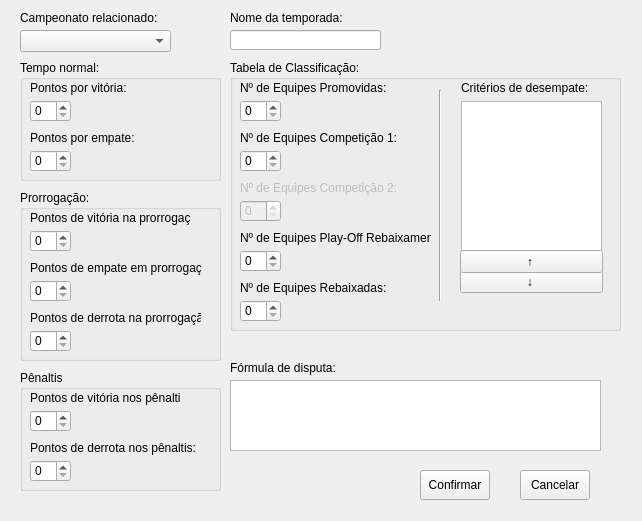
<?xml version="1.0" encoding="UTF-8"?>
<ui version="4.0">
 <class>cadastroTemporada</class>
 <widget class="QWidget" name="cadastroTemporada">
  <property name="geometry">
   <rect>
    <x>0</x>
    <y>0</y>
    <width>642</width>
    <height>521</height>
   </rect>
  </property>
  <property name="windowTitle">
   <string>Cadastro de Temporada</string>
  </property>
  <widget class="QComboBox" name="campeonatoRelacionado">
   <property name="geometry">
    <rect>
     <x>20</x>
     <y>30</y>
     <width>151</width>
     <height>22</height>
    </rect>
   </property>
  </widget>
  <widget class="QLabel" name="label">
   <property name="geometry">
    <rect>
     <x>20</x>
     <y>10</y>
     <width>151</width>
     <height>16</height>
    </rect>
   </property>
   <property name="text">
    <string>Campeonato relacionado:</string>
   </property>
  </widget>
  <widget class="QLineEdit" name="tempNomeLabel">
   <property name="geometry">
    <rect>
     <x>230</x>
     <y>30</y>
     <width>151</width>
     <height>20</height>
    </rect>
   </property>
   <property name="maxLength">
    <number>150</number>
   </property>
  </widget>
  <widget class="QLabel" name="label_2">
   <property name="geometry">
    <rect>
     <x>230</x>
     <y>10</y>
     <width>151</width>
     <height>16</height>
    </rect>
   </property>
   <property name="text">
    <string>Nome da temporada:</string>
   </property>
  </widget>
  <widget class="QLabel" name="label_9">
   <property name="geometry">
    <rect>
     <x>230</x>
     <y>360</y>
     <width>151</width>
     <height>16</height>
    </rect>
   </property>
   <property name="text">
    <string>Fórmula de disputa:</string>
   </property>
  </widget>
  <widget class="QPushButton" name="confirmar">
   <property name="enabled">
    <bool>true</bool>
   </property>
   <property name="geometry">
    <rect>
     <x>420</x>
     <y>470</y>
     <width>70</width>
     <height>30</height>
    </rect>
   </property>
   <property name="text">
    <string>Confirmar</string>
   </property>
  </widget>
  <widget class="QPushButton" name="cancelar">
   <property name="enabled">
    <bool>true</bool>
   </property>
   <property name="geometry">
    <rect>
     <x>520</x>
     <y>470</y>
     <width>70</width>
     <height>30</height>
    </rect>
   </property>
   <property name="text">
    <string>Cancelar</string>
   </property>
  </widget>
  <widget class="QTextEdit" name="tempDescricao">
   <property name="geometry">
    <rect>
     <x>230</x>
     <y>380</y>
     <width>371</width>
     <height>71</height>
    </rect>
   </property>
  </widget>
  <widget class="QGroupBox" name="groupBox">
   <property name="geometry">
    <rect>
     <x>20</x>
     <y>60</y>
     <width>201</width>
     <height>121</height>
    </rect>
   </property>
   <property name="title">
    <string>Tempo normal:</string>
   </property>
   <widget class="QLabel" name="label_3">
    <property name="geometry">
     <rect>
      <x>10</x>
      <y>20</y>
      <width>151</width>
      <height>16</height>
     </rect>
    </property>
    <property name="text">
     <string>Pontos por vitória:</string>
    </property>
   </widget>
   <widget class="QSpinBox" name="tempPontosVitoria">
    <property name="geometry">
     <rect>
      <x>10</x>
      <y>40</y>
      <width>41</width>
      <height>22</height>
     </rect>
    </property>
   </widget>
   <widget class="QLabel" name="label_4">
    <property name="geometry">
     <rect>
      <x>10</x>
      <y>70</y>
      <width>151</width>
      <height>16</height>
     </rect>
    </property>
    <property name="text">
     <string>Pontos por empate:</string>
    </property>
   </widget>
   <widget class="QSpinBox" name="tempPontosEmpate">
    <property name="geometry">
     <rect>
      <x>10</x>
      <y>90</y>
      <width>41</width>
      <height>22</height>
     </rect>
    </property>
   </widget>
  </widget>
  <widget class="QGroupBox" name="groupBox_2">
   <property name="geometry">
    <rect>
     <x>20</x>
     <y>190</y>
     <width>201</width>
     <height>171</height>
    </rect>
   </property>
   <property name="title">
    <string>Prorrogação:</string>
   </property>
   <widget class="QSpinBox" name="tempPontosVitoriaProrrogacao">
    <property name="geometry">
     <rect>
      <x>10</x>
      <y>40</y>
      <width>41</width>
      <height>22</height>
     </rect>
    </property>
   </widget>
   <widget class="QLabel" name="label_5">
    <property name="geometry">
     <rect>
      <x>10</x>
      <y>20</y>
      <width>161</width>
      <height>16</height>
     </rect>
    </property>
    <property name="text">
     <string>Pontos de vitória na prorrogação:</string>
    </property>
   </widget>
   <widget class="QSpinBox" name="tempPontosEmpateProrrogacao">
    <property name="geometry">
     <rect>
      <x>10</x>
      <y>90</y>
      <width>41</width>
      <height>22</height>
     </rect>
    </property>
   </widget>
   <widget class="QLabel" name="label_12">
    <property name="geometry">
     <rect>
      <x>10</x>
      <y>70</y>
      <width>171</width>
      <height>16</height>
     </rect>
    </property>
    <property name="text">
     <string>Pontos de empate em prorrogação:</string>
    </property>
   </widget>
   <widget class="QSpinBox" name="tempPontosDerrotaProrrogacao">
    <property name="geometry">
     <rect>
      <x>10</x>
      <y>140</y>
      <width>41</width>
      <height>22</height>
     </rect>
    </property>
   </widget>
   <widget class="QLabel" name="label_7">
    <property name="geometry">
     <rect>
      <x>10</x>
      <y>120</y>
      <width>171</width>
      <height>16</height>
     </rect>
    </property>
    <property name="text">
     <string>Pontos de derrota na prorrogação:</string>
    </property>
   </widget>
  </widget>
  <widget class="QGroupBox" name="groupBox_3">
   <property name="geometry">
    <rect>
     <x>20</x>
     <y>370</y>
     <width>201</width>
     <height>121</height>
    </rect>
   </property>
   <property name="title">
    <string>Pênaltis</string>
   </property>
   <widget class="QSpinBox" name="tempPontosVitoriaPenaltis">
    <property name="geometry">
     <rect>
      <x>10</x>
      <y>40</y>
      <width>41</width>
      <height>22</height>
     </rect>
    </property>
   </widget>
   <widget class="QLabel" name="label_6">
    <property name="geometry">
     <rect>
      <x>10</x>
      <y>20</y>
      <width>151</width>
      <height>16</height>
     </rect>
    </property>
    <property name="text">
     <string>Pontos de vitória nos pênaltis:</string>
    </property>
   </widget>
   <widget class="QSpinBox" name="tempPontosDerrotaPenaltis">
    <property name="geometry">
     <rect>
      <x>10</x>
      <y>90</y>
      <width>41</width>
      <height>22</height>
     </rect>
    </property>
   </widget>
   <widget class="QLabel" name="label_8">
    <property name="geometry">
     <rect>
      <x>10</x>
      <y>70</y>
      <width>171</width>
      <height>16</height>
     </rect>
    </property>
    <property name="text">
     <string>Pontos de derrota nos pênaltis:</string>
    </property>
   </widget>
  </widget>
  <widget class="QGroupBox" name="groupBox_4">
   <property name="geometry">
    <rect>
     <x>230</x>
     <y>60</y>
     <width>391</width>
     <height>271</height>
    </rect>
   </property>
   <property name="title">
    <string>Tabela de Classificação:</string>
   </property>
   <widget class="QSpinBox" name="tempNumTimesRebaixamento">
    <property name="geometry">
     <rect>
      <x>10</x>
      <y>190</y>
      <width>41</width>
      <height>22</height>
     </rect>
    </property>
   </widget>
   <widget class="QSpinBox" name="tempNumCompet1">
    <property name="geometry">
     <rect>
      <x>10</x>
      <y>90</y>
      <width>41</width>
      <height>22</height>
     </rect>
    </property>
   </widget>
   <widget class="QLabel" name="label_16">
    <property name="geometry">
     <rect>
      <x>10</x>
      <y>170</y>
      <width>191</width>
      <height>16</height>
     </rect>
    </property>
    <property name="text">
     <string>Nº de Equipes Play-Off Rebaixamento:</string>
    </property>
   </widget>
   <widget class="QLabel" name="label_15">
    <property name="enabled">
     <bool>false</bool>
    </property>
    <property name="geometry">
     <rect>
      <x>10</x>
      <y>120</y>
      <width>191</width>
      <height>16</height>
     </rect>
    </property>
    <property name="text">
     <string>Nº de Equipes Competição 2:</string>
    </property>
   </widget>
   <widget class="QLabel" name="label_14">
    <property name="geometry">
     <rect>
      <x>10</x>
      <y>70</y>
      <width>191</width>
      <height>16</height>
     </rect>
    </property>
    <property name="text">
     <string>Nº de Equipes Competição 1:</string>
    </property>
   </widget>
   <widget class="QSpinBox" name="tempNumCompet2">
    <property name="enabled">
     <bool>false</bool>
    </property>
    <property name="geometry">
     <rect>
      <x>10</x>
      <y>140</y>
      <width>41</width>
      <height>22</height>
     </rect>
    </property>
   </widget>
   <widget class="QSpinBox" name="tempNumTimesRebaixados">
    <property name="geometry">
     <rect>
      <x>10</x>
      <y>240</y>
      <width>41</width>
      <height>22</height>
     </rect>
    </property>
   </widget>
   <widget class="QLabel" name="label_10">
    <property name="geometry">
     <rect>
      <x>10</x>
      <y>220</y>
      <width>161</width>
      <height>16</height>
     </rect>
    </property>
    <property name="text">
     <string>Nº de Equipes Rebaixadas:</string>
    </property>
   </widget>
   <widget class="QPushButton" name="tempBaixo">
    <property name="geometry">
     <rect>
      <x>230</x>
      <y>210</y>
      <width>143</width>
      <height>23</height>
     </rect>
    </property>
    <property name="text">
     <string>↓ </string>
    </property>
   </widget>
   <widget class="QLabel" name="label_13">
    <property name="geometry">
     <rect>
      <x>231</x>
      <y>20</y>
      <width>151</width>
      <height>16</height>
     </rect>
    </property>
    <property name="text">
     <string>Critérios de desempate:</string>
    </property>
   </widget>
   <widget class="QListWidget" name="tempCriteriosDesempate">
    <property name="geometry">
     <rect>
      <x>231</x>
      <y>41</y>
      <width>141</width>
      <height>151</height>
     </rect>
    </property>
   </widget>
   <widget class="QPushButton" name="tempCima">
    <property name="geometry">
     <rect>
      <x>230</x>
      <y>190</y>
      <width>143</width>
      <height>23</height>
     </rect>
    </property>
    <property name="text">
     <string>↑ </string>
    </property>
   </widget>
   <widget class="QSpinBox" name="tempNumTimesPromovidos">
    <property name="geometry">
     <rect>
      <x>10</x>
      <y>40</y>
      <width>41</width>
      <height>22</height>
     </rect>
    </property>
   </widget>
   <widget class="QLabel" name="label_11">
    <property name="geometry">
     <rect>
      <x>10</x>
      <y>20</y>
      <width>161</width>
      <height>16</height>
     </rect>
    </property>
    <property name="text">
     <string>Nº de Equipes Promovidas:</string>
    </property>
   </widget>
   <widget class="Line" name="line">
    <property name="geometry">
     <rect>
      <x>200</x>
      <y>30</y>
      <width>20</width>
      <height>211</height>
     </rect>
    </property>
    <property name="orientation">
     <enum>Qt::Vertical</enum>
    </property>
   </widget>
  </widget>
 </widget>
 <tabstops>
  <tabstop>campeonatoRelacionado</tabstop>
  <tabstop>tempNomeLabel</tabstop>
  <tabstop>tempPontosVitoria</tabstop>
  <tabstop>tempPontosEmpate</tabstop>
  <tabstop>tempPontosVitoriaProrrogacao</tabstop>
  <tabstop>tempPontosDerrotaProrrogacao</tabstop>
  <tabstop>tempPontosDerrotaPenaltis</tabstop>
  <tabstop>tempNumTimesRebaixados</tabstop>
  <tabstop>tempNumTimesPromovidos</tabstop>
  <tabstop>tempPontosEmpateProrrogacao</tabstop>
  <tabstop>tempNumCompet1</tabstop>
  <tabstop>tempNumCompet2</tabstop>
  <tabstop>tempNumTimesRebaixamento</tabstop>
  <tabstop>tempDescricao</tabstop>
  <tabstop>confirmar</tabstop>
  <tabstop>cancelar</tabstop>
 </tabstops>
 <resources/>
 <connections/>
</ui>
